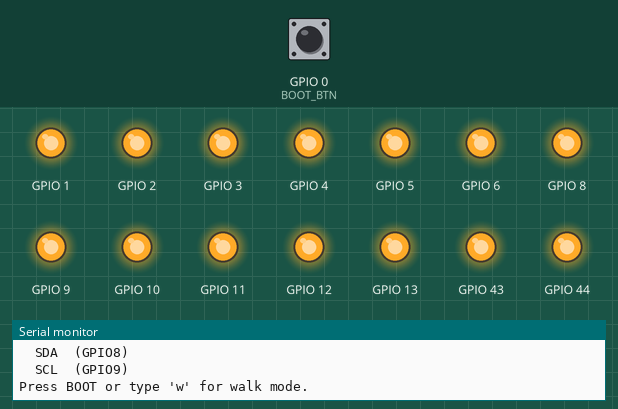
The sketch below on a simulated ESP32-S3. Parts: output pins drawn as LEDs (lit = HIGH), the last lines printed to the serial monitor. Inputs (shaded band) come from the test bench; at power-on: GPIO 0 (BOOT_BTN) HIGH.

Above: at 2.7 s.
2.8 s: GPIO 0 (BOOT_BTN) pulled LOW for 0.15 s
At 3.8 s:
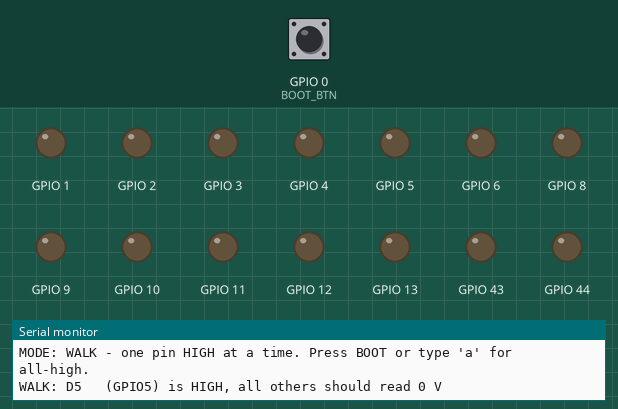
4.4 s: GPIO 0 (BOOT_BTN) pulled LOW for 1 s
At 4.7 s:
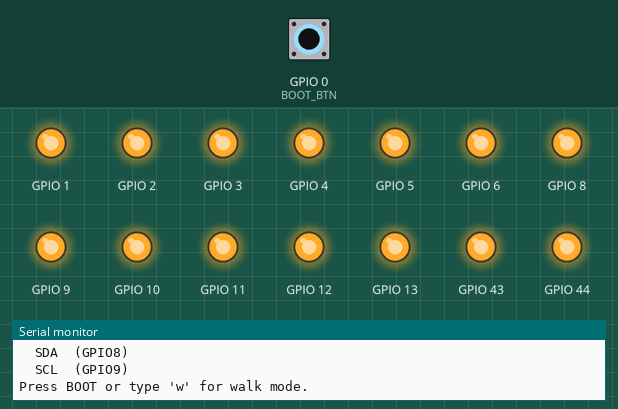
6.9 s: GPIO 0 (BOOT_BTN) pulled LOW for 3.2 s
At 16.2 s:
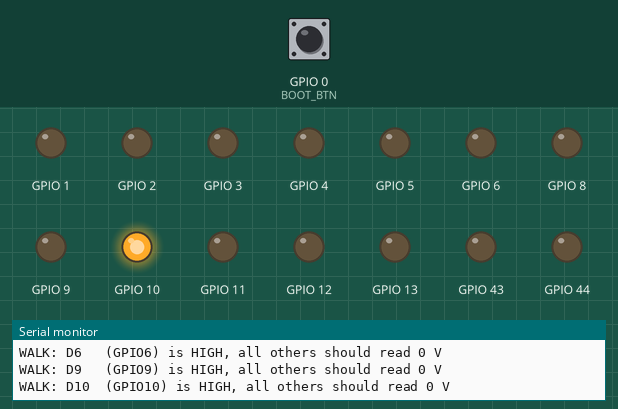
Timing chart, 0 to 32.4 s (numbered marks = the images above; inputs shaded):
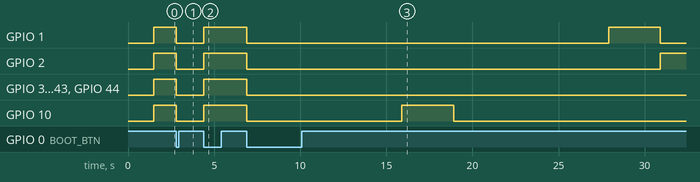

Measured:
- after the input at 2.8 s, GPIO 1–6, GPIO 8–13, GPIO 43, GPIO 44: HIGH → LOW at once
- after the input at 4.4 s, GPIO 1–6, GPIO 8–13, GPIO 43, GPIO 44: LOW → HIGH at once
- after the input at 6.9 s, GPIO 1: HIGH → LOW at once, → HIGH 21.0 s later, → LOW 3.0 s later; GPIO 2: HIGH → LOW at once, → HIGH 24.0 s later; GPIO 3–6, GPIO 8, GPIO 9, GPIO 11–13, GPIO 43, GPIO 44: HIGH → LOW at once; GPIO 10: HIGH → LOW at once, → HIGH 9.0 s later, → LOW 3.0 s later

The sketch:

pin_test.ino
```cpp
// Feather ESP32-S3 header solder test
//
// Mode 1 (default): ALL header GPIOs driven HIGH.
//   Multimeter black probe on GND, red probe on each pin -> every pin should read ~3.3 V.
//   0 V or a reading that flickers when you wiggle the board = bad joint.
//
// Mode 2 (walk): ONE pin HIGH at a time, all others LOW, moving every 3 s.
//   Serial Monitor tells you which pin is HIGH. That pin should read ~3.3 V and its
//   neighbours ~0 V. A neighbour that also reads 3.3 V = solder bridge between them.
//
// Switch modes: press the BOOT button, or type 'a' (all) / 'w' (walk) in Serial Monitor.
// Serial Monitor: 115200 baud.
//
// Unplug anything wired to the header pins first (breadboard circuits).
// The STEMMA QT IMU can stay plugged in.
// Not tested here: 3V, GND, BAT, EN, USB, RST (power / control pins, not GPIOs).
// Measure 3V (~3.3 V) and BAT (battery voltage, or ~4.2 V on USB) directly.

struct HeaderPin {
  const char *name;
  uint8_t gpio;
};

HeaderPin pins[] = {
  {"D5", 5},  {"D6", 6},  {"D9", 9},  {"D10", 10}, {"D11", 11}, {"D12", 12}, {"D13", 13},
  {"A0", A0}, {"A1", A1}, {"A2", A2}, {"A3", A3},  {"A4", A4},  {"A5", A5},
  {"SCK", SCK}, {"MO", MOSI}, {"MI", MISO}, {"RX", RX}, {"TX", TX},
  {"SDA", SDA}, {"SCL", SCL},
};
const int N = sizeof(pins) / sizeof(pins[0]);

const uint8_t BOOT_BTN = 0;
const uint32_t WALK_MS = 3000;

bool walkMode = false;
int walkIdx = 0;
uint32_t nextStep = 0;

void allHigh() {
  for (int i = 0; i < N; i++) digitalWrite(pins[i].gpio, HIGH);
  Serial.println();
  Serial.println("MODE: ALL HIGH - every pin below should read ~3.3 V:");
  for (int i = 0; i < N; i++) {
    Serial.printf("  %-4s (GPIO%d)\n", pins[i].name, pins[i].gpio);
  }
  Serial.println("Press BOOT or type 'w' for walk mode.");
}

void walkShow() {
  for (int i = 0; i < N; i++) digitalWrite(pins[i].gpio, i == walkIdx ? HIGH : LOW);
  Serial.printf("WALK: %-4s (GPIO%d) is HIGH, all others should read 0 V\n",
                pins[walkIdx].name, pins[walkIdx].gpio);
}

void setMode(bool walk) {
  walkMode = walk;
  if (walkMode) {
    Serial.println();
    Serial.println("MODE: WALK - one pin HIGH at a time. Press BOOT or type 'a' for all-high.");
    walkIdx = 0;
    walkShow();
    nextStep = millis() + WALK_MS;
  } else {
    allHigh();
  }
}

void setup() {
  Serial.begin(115200);
  delay(1500);
  for (int i = 0; i < N; i++) pinMode(pins[i].gpio, OUTPUT);
  pinMode(BOOT_BTN, INPUT_PULLUP);
  setMode(false);
}

void loop() {
  // BOOT button toggles the mode
  static bool lastBtn = HIGH;
  bool btn = digitalRead(BOOT_BTN);
  if (lastBtn == HIGH && btn == LOW) {
    setMode(!walkMode);
    delay(50);  // debounce
  }
  lastBtn = btn;

  // Serial commands
  if (Serial.available()) {
    char c = Serial.read();
    if (c == 'a') setMode(false);
    if (c == 'w') setMode(true);
  }

  // advance the walk
  if (walkMode && millis() >= nextStep) {
    walkIdx = (walkIdx + 1) % N;
    walkShow();
    nextStep = millis() + WALK_MS;
  }
}
```
